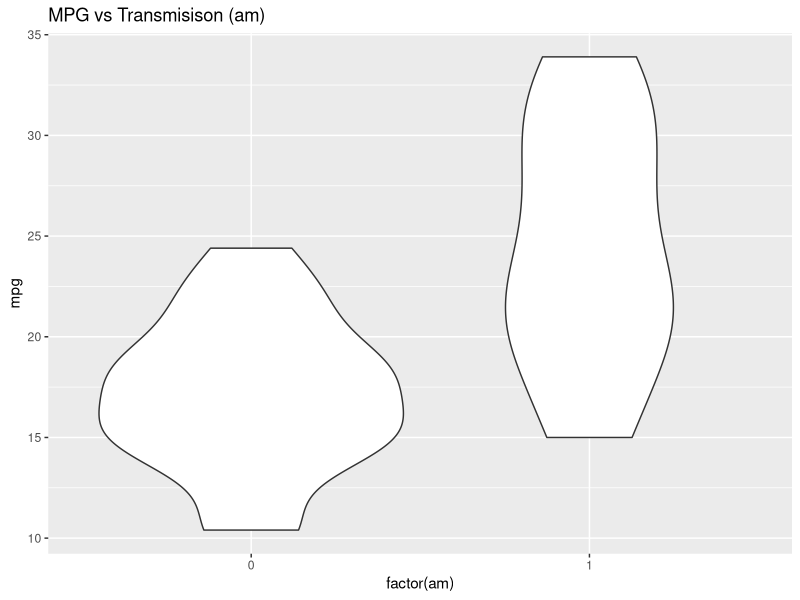
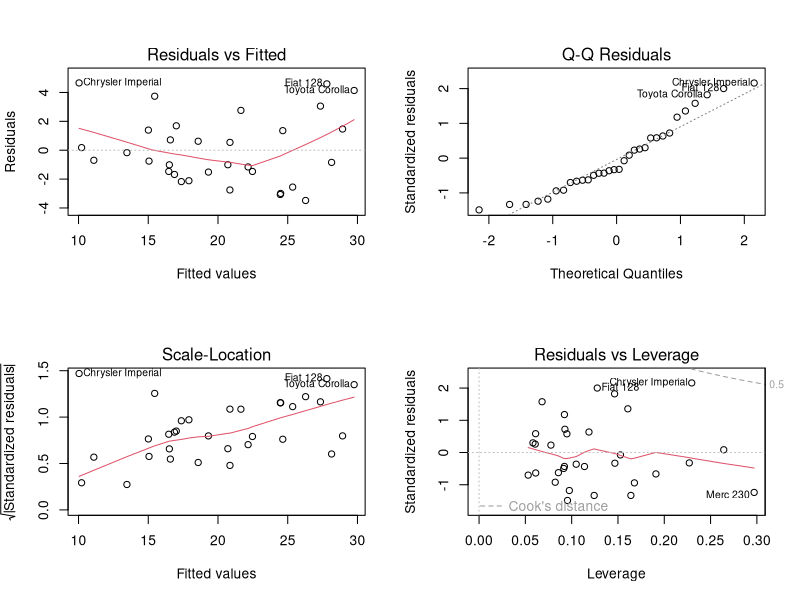

These figures' R source, in order:
## ---- chunk 1
data(mtcars)
## ---- chunk 2
head(mtcars)
## ---- chunk 3
str(mtcars)
## ---- chunk 4
fit1 <- lm(mpg ~ factor(am), data=mtcars)
summary(fit1)
## ---- chunk 5
m <- coef(summary(fit1))[2,1]
se <- coef(summary(fit1))[2,2]
m + c(-1,1)*qt(.975,30)*se # (n = 32 so n-2 = 30)
## ---- chunk 6
cor(mtcars) # results not shown here
## ---- chunk 7
fit1 <- lm(mpg ~ wt, data=mtcars)
fit2 <- lm(mpg ~ wt + qsec, data=mtcars)
fit3 <- lm(mpg ~ wt + qsec + factor(am), data=mtcars)

anova(fit1,fit2, fit3)
## ---- chunk 8
summary(fit3)
## ---- chunk 9
m <- coef(summary(fit3))[4,1]
se <- coef(summary(fit3))[4,2]
m + c(-1,1)*qt(.975,30)*se # (n = 32 so n-2 = 30)
## ---- chunk 10
library(ggplot2)

g <- ggplot(mtcars, aes(x = factor(am), y = mpg)) + geom_violin()
g <- g + ggtitle("MPG vs Transmisison (am)")
g
## ---- chunk 11
summary(fit1)
## ---- chunk 12
anova(fit1,fit2, fit3)
## ---- chunk 13
summary(fit3)
## ---- chunk 14
par(mfrow=c(2,2))
plot(fit3)
